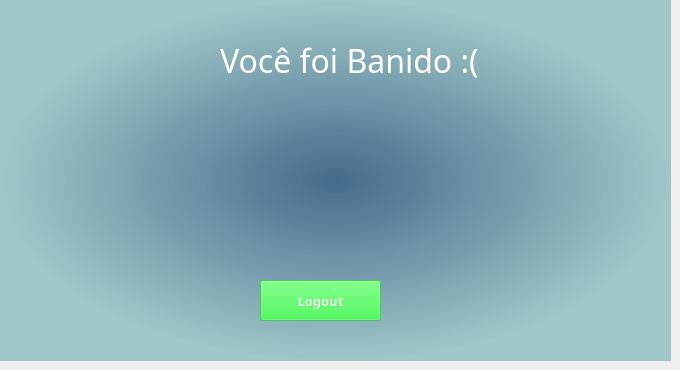
      <widget class="QWidget" name="page_8">
       <widget class="QLabel" name="label_62">
        <property name="geometry">
         <rect>
          <x>0</x>
          <y>0</y>
          <width>671</width>
          <height>361</height>
         </rect>
        </property>
        <property name="styleSheet">
         <string notr="true">background-color: qradialgradient(spread:pad, cx:0.5, cy:0.5, radius:0.5, fx:0.5, fy:0.5, stop:0 rgba(50, 92, 128, 228), stop:1 rgba(117, 176, 179, 165));</string>
        </property>
        <property name="text">
         <string/>
        </property>
       </widget>
       <widget class="QLabel" name="label_63">
        <property name="geometry">
         <rect>
          <x>140</x>
          <y>120</y>
          <width>391</width>
          <height>121</height>
         </rect>
        </property>
        <property name="toolTip">
         <string>&lt;html&gt;&lt;head/&gt;&lt;body&gt;&lt;p&gt;&lt;img src=&quot;:/fundos/logochat.png&quot;/&gt;&lt;/p&gt;&lt;/body&gt;&lt;/html&gt;</string>
        </property>
        <property name="styleSheet">
         <string notr="true">background-image: url(:/fundos/logomenor.png);</string>
        </property>
        <property name="text">
         <string/>
        </property>
       </widget>
       <widget class="QLabel" name="label_65">
        <property name="geometry">
         <rect>
          <x>220</x>
          <y>20</y>
          <width>311</width>
          <height>81</height>
         </rect>
        </property>
        <property name="font">
         <font>
          <family>MS Gothic</family>
          <pointsize>24</pointsize>
         </font>
        </property>
        <property name="styleSheet">
         <string notr="true">color: rgb(255, 255, 255);</string>
        </property>
        <property name="text">
         <string>Você foi Banido :(</string>
        </property>
       </widget>
       <widget class="QPushButton" name="Logout_ban">
        <property name="geometry">
         <rect>
          <x>260</x>
          <y>280</y>
          <width>121</width>
          <height>41</height>
         </rect>
        </property>
        <property name="font">
         <font>
          <family>Arial Black</family>
          <pointsize>10</pointsize>
          <weight>75</weight>
          <bold>true</bold>
         </font>
        </property>
        <property name="styleSheet">
         <string notr="true">background-color: rgba(32, 234, 49, 100);
color: rgb(230, 230, 230);</string>
        </property>
        <property name="text">
         <string>Logout</string>
        </property>
       </widget>
      </widget>
